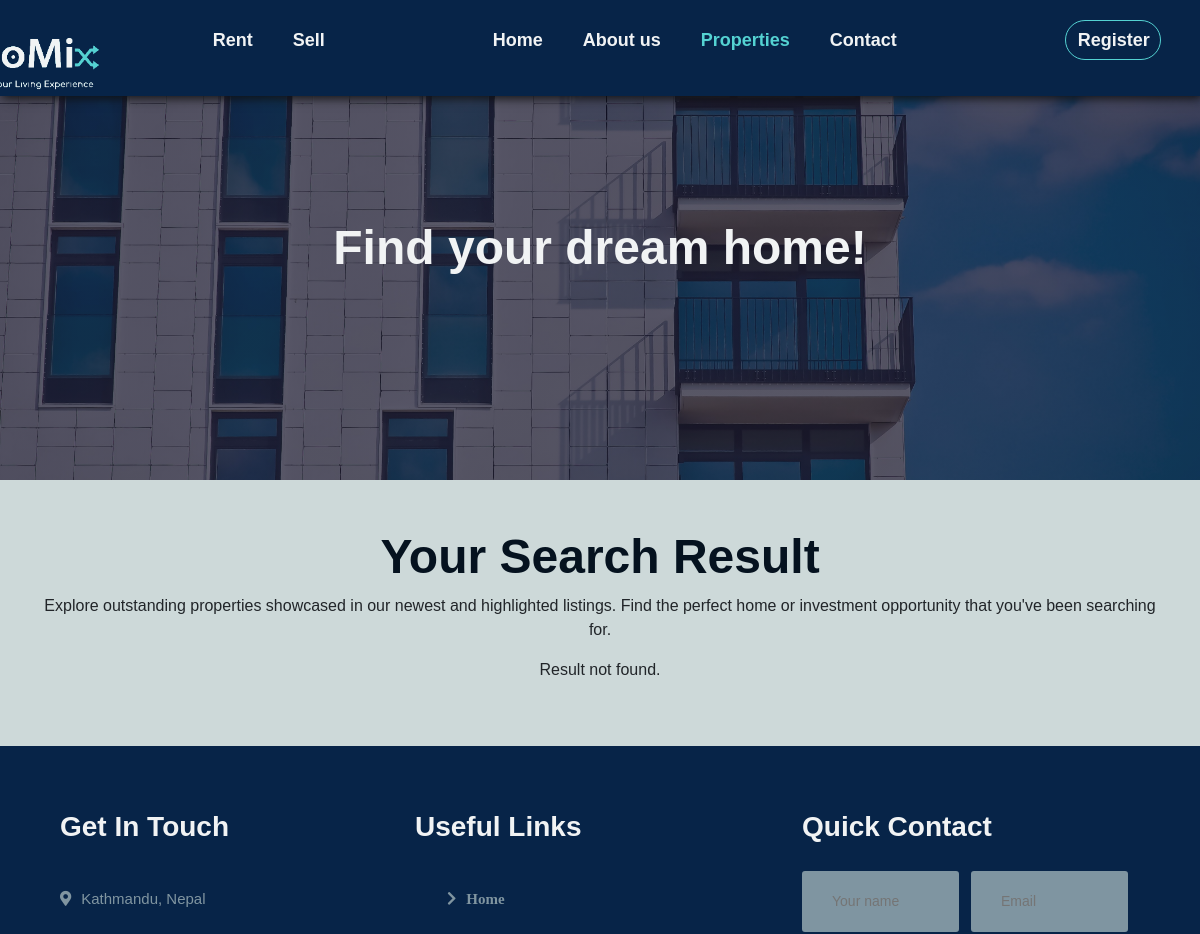
The app's page /client/properties.php (upper part), older data.
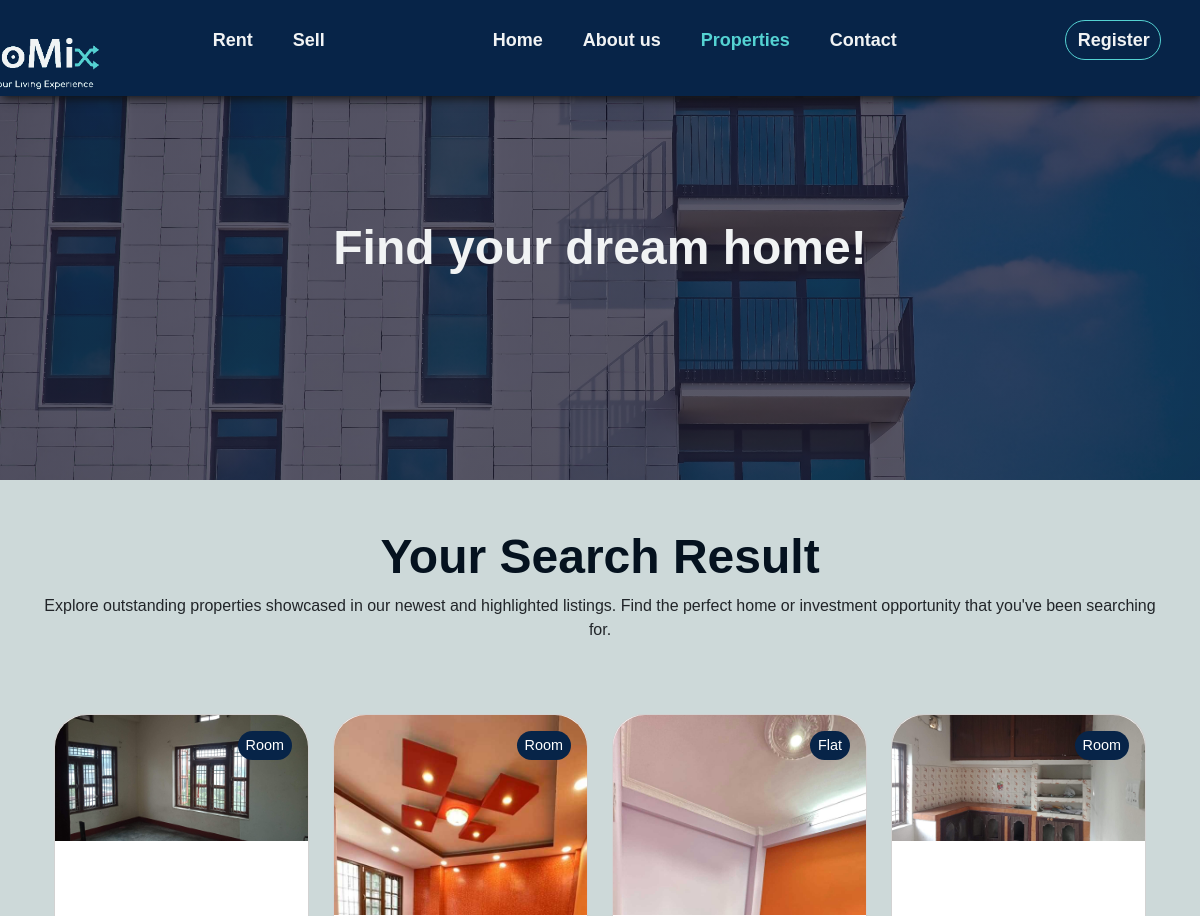
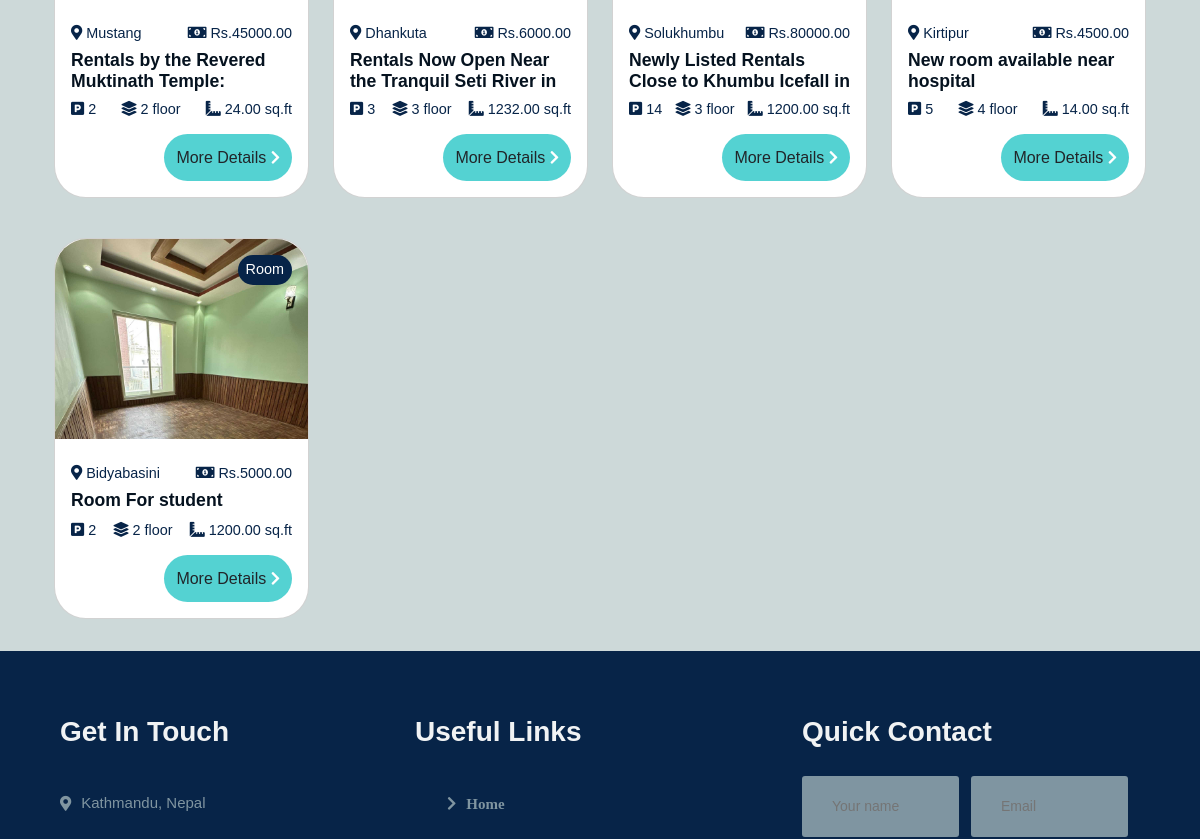
The same page, newer data (2 pictures, top to bottom).
### tables this page shows
CREATE TABLE `property` (
  `id` int(11) NOT NULL,
  `property_title` varchar(255) NOT NULL,
  `description` text DEFAULT NULL,
  `property_type` enum('Room','Flat') NOT NULL,
  `kitchen` int(11) DEFAULT NULL,
  `bedroom` int(11) DEFAULT NULL,
  `living_room` int(11) DEFAULT NULL,
  `floor` int(11) DEFAULT NULL,
  `parking` int(11) DEFAULT NULL,
  `area` decimal(10,2) DEFAULT NULL,
  `total_price` decimal(10,2) DEFAULT NULL,
  `location` varchar(255) DEFAULT NULL,
  `added_date` timestamp NOT NULL DEFAULT current_timestamp(),
  `expiry_date` date DEFAULT NULL,
  `sold_status` tinyint(1) NOT NULL DEFAULT 1,
  `user_id` int(50) NOT NULL,
  `media` text DEFAULT NULL
);

### client/properties.php (the view, shortened to what this page needs)
<!DOCTYPE html>
<html lang="en">
<?php
include '../includes/dbConnect.php'; ?>
<head>
    <link rel="stylesheet" href="https://use.fontawesome.com/releases/v5.15.4/css/all.css" />
    <link href="https://cdn.jsdelivr.net/npm/bootstrap@5.3.3/dist/css/bootstrap.min.css" rel="stylesheet">
    <link rel="stylesheet" href="style.css">
</head>
<body style="padding-top: 0.25px;">
    <nav style="justify-content: center;align-items: center;">
        <a href="index.php" class="active"><img src="image/logo.png" alt="logo"></a>
        <div class="navigation">
            <ul>
                <li><a href="login.php" class="">Rent</a></li>
                <li><a href="login.php">Sell</a></li>
            </ul>
            <ul>
                <li><a href="index.php">Home</a></li>
                <li><a href="aboutUs.php">About us</a></li>
                <li><a href="properties.php" class="active">Properties</a></li>
                <li><a href="contact.php">Contact</a></li>
            </ul>
            <ul>
                <li><a href="registration.php"><button class="btn register" onclick="showRegisterForm()">Register</button></a></li>
            </ul>
        </div>
    </nav>
    <section id="properties" style="padding-top:2rem;">
        <h2><b>Find your dream home!</b></h2>
    </section>
    <div class="container my-5 mb-3">
        <div class="text-center">
            <h1>Your Search Result</h1>
            <p>Explore outstanding properties showcased in our newest and highlighted listings. Find the perfect home or investment opportunity that you've been searching for.</p>
            <?php
            $records_per_page = 5;
            $page = 1;
            $offset = ($page - 1) * $records_per_page;
            $filtered_property_query = "SELECT * FROM property WHERE sold_status = 1";
            $property_query = $filtered_property_query . " ORDER BY added_date DESC LIMIT $offset, $records_per_page";
            $query_run = mysqli_query($conn, $property_query);
            if (mysqli_num_rows($query_run) == 0) {
                echo "<p>Result not found.</p>";
            }
            ?>
            <div class="container my-5 mb-3">
                <div class="row row-cols-1 row-cols-md-4 mt-2 g-4">
                    <?php
                    while ($row = mysqli_fetch_assoc($query_run)) {
                    ?>
                        <div class="col mb-3">
                            <div class="card h-100 rounded-5 position-relative">
                                <div class="image-container" style="height: 200px; overflow: hidden;">
                                    <?php
                                    if (!empty($row['media'])) {
                                        $image_urls = explode(',', $row['media']);
                                        $first_image = trim($image_urls[0]);
                                    }
                                    ?>
                                    <img src="<?php echo $first_image; ?>" class="card-img-top rounded-top-5" style="background-position: center; background-size: cover;" alt="image">
                                </div>
                                <span class="position-absolute top-0 end-0 mt-3 me-3 text-white py-1 px-2 rounded-pill" style="background-color: #072448;"><?php echo $row['property_type'] ?></span>
                                <div class="card-body">
                                    <div style=" display:flex; justify-content: space-between;">
                                        <span style="color: #072448;"><i class="fas fa-map-marker-alt mr-1"></i> <?php echo $row['location'] ?></span>
                                        <span style="color: #072448;"><i class="fas fa-money-bill-alt mr-1"></i> Rs.<?php echo $row['total_price'] ?></span>
                                    </div>
                                    <div class="description text-left" style="max-height: 2.6em; overflow: hidden;">
                                        <h6 class="card-text" style="    text-align: left;">
                                            <b><?php echo $row['property_title'] ?></b>
                                        </h6>
                                    </div>
                                    <div>
                                        <div style=" display:flex; justify-content: space-between;">
                                            <span style="color: #072448;"><i class="fas fa-parking mr-1"></i> <?php echo $row['parking'] ?></span>
                                            <span style="color: #072448;"><i class="fas fa-layer-group mr-1"></i> <?php echo $row['floor'] ?> floor</span>
                                            <span style="color: #072448;"><i class="fas fa-ruler-combined mr-1"></i> <?php echo $row['area'] ?> sq.ft</span>
                                        </div>
                                    </div>
                                    <div class="d-flex justify-content-end mt-2 position-relative">
                                        <a href="p-detail.php?id=<?php echo $row['id'] ?>" class="btn custom-btn-color rounded-5">More Details <i class="arrow fas fa-chevron-right"></i></a>
                                    </div>
                                </div>
                            </div>
                        </div>
                    <?php
                    }
                    ?>
                </div>
            </div>
        </div>
    </div>
    <footer>
        <div class="f-main">
            <div class="footer-col about" id="about">
                <h3>Get In Touch</h3>
                <li><i class="fas fa-map-marker-alt"></i>Kathmandu, Nepal</li>
                <li><i class="fas fa-envelope"></i>roomixyr1@gmail.com</li>
            </div>
            <div class="footer-col links">
                <h3>Useful Links</h3>
                <ul>
                    <li><i class="fas fa-chevron-right"><a href="index.php">Home</a></i></li>
                    <li><i class="fas fa-chevron-right"><a href="aboutUs.php">About Us</a></i></li>
                </ul>
            </div>
            <div class="form">
                <h3>Quick Contact</h3>
                <div class="form-row">
                    <input type="text" placeholder="Your name">
                    <input type="text" placeholder="Email">
                </div>
            </div>
        </div>
    </footer>
</body>
</html>

### client/style.css (style rules this page uses)
:root { --c-primary: #072448; --c-secondary: #54d2d2; --c-bg-color: #b7c9c9af; --c-dark: #05121f; --c-light: #f1f3f4; --c-success: #42ea00; --c-danger: #e20704; --c-shadow: #0f0f0f; --c-btn: #54d2d2; --c-hover: #1f8d8d; --border-radius: 2rem; --card-border-radius: 1rem; --btn-padding: 0.6rem 2rem; --btn-radius: 3rem; --search-padding: 0.6rem 1rem; --m-padding: 8vh 8vw 8vh 8vw; --card-padding: 0.9rem 0.9rem 0 0.9rem; --body-padding: 1vh 8vw; --box-shadow: 2px 2px 10px; --card-padding-h: 1.0958vh; --card-margin-h: 1.0958vh; --sticky-top-left: 5.4rem; --sticky-top-right: -18rem; --btn-font: 1.125rem; }
* { margin: 0; padding: 0; box-sizing: border-box; }
html, body { width: 100%; height:0; font-family: "Poppins", sans-serif; background-color: var(--c-bg-color); }
h1 { font-size: 2.5rem; font-weight: 700; color: var(--c-primary); }
h1 { font-size: 3rem; font-weight: 700; color: var(--c-dark); }
span { font-size: 0.9rem; color: #757373; }
h6 { font-size: 1.1rem; color: var(--c-dark); }
nav { display: flex; flex-direction: row; align-items: center; position: fixed; width: 100%; height: 12vh; box-shadow: 2px 2px 10px var(--c-shadow); padding: var(--body-padding); background-color: var(--c-primary); z-index: 9999; }
nav img { height: 150px; cursor: pointer; }
nav .navigation { display: flex; flex-direction: row; gap: 8vw; }
nav .navigation ul { display: flex; justify-content: flex-end; align-items: center; }
nav .navigation ul li { list-style: none; margin-left: 40px; white-space: nowrap; }
nav .navigation ul li a { text-decoration: none; color: var(--c-light); font-size: var(--btn-font); font-weight: 600; }
nav .navigation ul li a.active, nav .navigation ul li a:hover { color: var(--c-btn); transition: 0.3s ease; }
nav .navigation ul li .btn { height: 5vh; width: 8vw; background-color: var(--c-btn); color: var(--c-light); border: none; border-radius: var(--btn-radius); font-size: var(--btn-font); font-weight: 600; }
nav .navigation ul li .register { height: 5vh; width: 8vw; background-color: transparent; color: var(--c-light); border: 1px solid var(--c-btn); border-radius: var(--btn-radius); font-size: var(--btn-font); font-weight: 600; }
footer { padding: 2% 5%; display: flex; flex-direction: row; flex-wrap: wrap; align-items: center; justify-content: space-between; background-color: var(--c-primary); }
footer .f-main { display: flex; flex-direction: row; width: 100%; justify-content: space-between; align-items: baseline; }
footer .footer-col { padding-bottom: 40px; }
footer h3 { color: var(--c-light); font-weight: 600; padding-bottom: 20px; }
footer li, i { display: flex; align-items: center; gap: 10px; padding: 10px 0; list-style: none; color: var(--c-bg-color); font-size: 15px; cursor: pointer; }
footer .links ul { display: flex; flex-direction: column; }
footer .links ul li { display: flex; flex-direction: row; }
footer .links ul li a { text-decoration: none; color: var(--c-bg-color); margin-left: 10px; }
footer input { width: 220px; padding: 15px 12px; background: var(--c-bg-color); border: none; outline: none; color: white; margin: 0px 12px 20px 0; }
footer .form { width: 35%; padding: 40px 0 40px 40px; border-radius: 10px; }
footer .form h3 { color: var(--c-light); font-weight: 600; padding-bottom: 20px; }
footer .form .form-row { display: flex; justify-content: space-between; width: 100%; }
footer .form .form-row input { width: 50%; font-size: 14px; font-weight: 400; border-radius: 3px; border: none; background: var(--c-bg-color); color: white; outline: nine; padding: 20px 30px; margin-bottom: 20px; }
#properties { display: flex; flex-direction: column; align-items: center; justify-content: center; width: 100%; height: 60vh; color: var(--c-light); padding: var(--body-padding); background: linear-gradient(61deg, rgba(22, 20, 44, 0.7) 100%, rgba(0, 212, 255, 0) 100%), url(image/apartment.jpg); background-position: center; background-size: cover; }
#properties h2 { display: flex; flex-direction: column; justify-content: center; font-size: 3rem; width: 90%; text-align: center; }
input { width: 100%; padding: 8px; box-sizing: border-box; border: 1px solid #ccc; border-radius: 4px; }

### client/properties.php (style rules this page uses)
html { height: 0; }
span { color: #072448; }
span i { color: #072448; }
.custom-btn-color { background-color: #54d2d2; border-radius: 3rem; border: none; }
.arrow { color: white; }
.card { animation: fadeInUp 0.5s ease-out; transition: transform 0.3s ease; }

Row changes from the older to the newer data that the page shows:
added property: media (picture), property_type "Room", location "Mustang", total_price "45000.00", property_title "Rentals by the Revered Muktinath Temple:…", parking "2", floor "2", area "24.00"
added property: media (picture), property_type "Room", location "Dhankuta", total_price "6000.00", property_title "Rentals Now Open Near the Tranquil Seti River in…", parking "3", floor "3", area "1232.00"
added property: media (picture), property_type "Flat", location "Solukhumbu", total_price "80000.00", property_title "Newly Listed Rentals Close to Khumbu Icefall in…", parking "14", floor "3", area "1200.00"
added property: shows a picture, property_type "Room", location "Kirtipur", total_price "4500.00", property_title "New room available near hospital", parking "5", floor "4", area "14.00"
added property: shows a picture, property_type "Room", location "Bidyabasini", total_price "5000.00", property_title "Room For student", parking "2", floor "2", area "1200.00"
Text that changed along with them:
text no longer shown: "Result not found."
